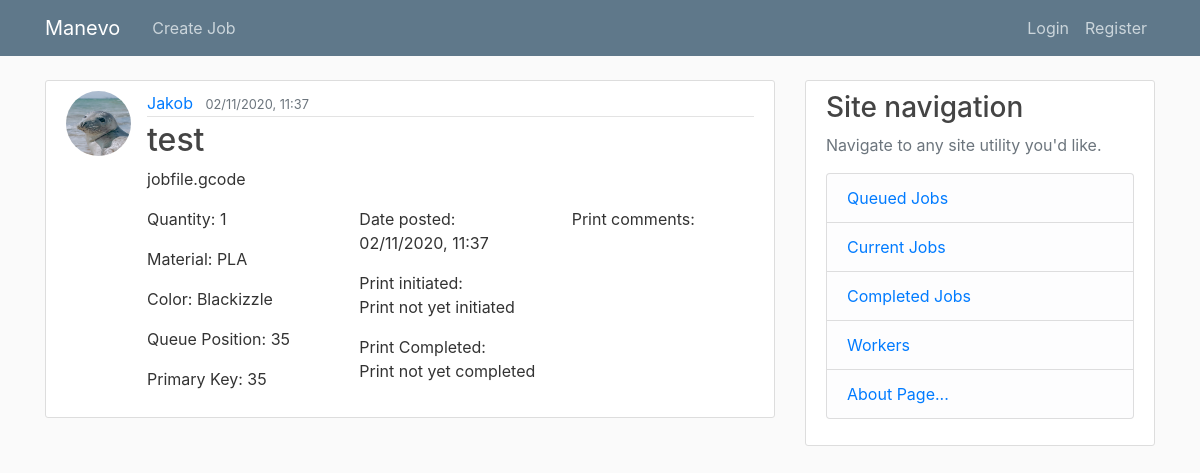
/job/35, run on the app's committed database.
### hub/models.py (models this page shows, shortened)
class User(db.Model, UserMixin):
    id = db.Column(db.Integer, primary_key=True)
    username = db.Column(db.String(20), unique=True, nullable=False)
    email = db.Column(db.String(120), unique=True, nullable=False)
    image_file = db.Column(db.String(20), nullable=False, default='default.jpg')
    password = db.Column(db.String(60), nullable=False)
    jobs = db.relationship('Job', backref='user')
    workers = db.relationship('Worker', backref='user')

class Job(db.Model):
    id = db.Column(db.Integer, primary_key=True) # Primary key for job
    uploadID = db.Column(db.Integer, unique=False) # ID for uploads - used for quantity settings
    groupID = db.Column(db.Integer, unique=False) # ID to group different jobs
    queuePosition = db.Column(db.Integer) # Number used to sort job queue positions
    title = db.Column(db.String, nullable=False) # Arbitrary name of the job given by user
    code = db.Column(db.String, nullable=False) # Filename of uploaded GCode
    color = db.Column(db.String, nullable=False) # Color of filament used
    material = db.Column(db.String, nullable=False) # Filament material
    datePosted = db.Column(db.DateTime, nullable=False, default=datetime.now()) # Date job is posted
    datePrintStart = db.Column(db.DateTime, nullable=True) # Date job is initiated
    datePrintFinish = db.Column(db.DateTime, nullable=True) # Date job is completed
    qty = db.Column(db.Integer, nullable=False) # Job multiplier - this column will be deleted in later versions
    comment = db.Column(db.Text, nullable=True) # Comment by user regarding job
    status = db.Column(db.String, nullable=False) # Status of print - In queue, printed, completed, ect.
    printerID = db.Column(db.Integer, db.ForeignKey('worker.id')) # ID used to assign job or refer job to the used printer
    userID = db.Column(db.Integer, db.ForeignKey('user.id'), nullable=False) # ID used to assign job or refer job to the used printer

### hub/routes.py (the view)
@app.route("/job/<int:job_id>")
def job(job_id):
    job = Job.query.get_or_404(job_id)
    return render_template('job.html', title='Edit ' + job.title, job=job)

### hub/templates/job.html (shortened to what this page needs)
{% extends "layout.html" %}
{% block content %}
  <article class="media content-section">
    <img class="rounded-circle article-img" src="{{url_for('static', filename='profile_pics/' + job.user.image_file)}}">
    <div class="media-body">
      <div class="article-metadata">
        <a class="mr-2" href="#">{{ job.user.username }}</a>
        <small class="text-muted">{{ job.datePosted.strftime('%d/%m/%Y, %H:%M') }}</small>
      </div>
      <h2 class="article-title">{{ job.title }}</h2>
      <p class="article-content">{{ job.code }}</p>
      <div class="">
        <div class="row">
          <div class="col-sm">
            <p>Quantity: {{ job.qty }}</p>
            <p>Material: {{ job.material }}</p>
            <p>Color: {{ job.color }}</p>
            <p>Queue Position: {{job.queuePosition}}</p>
            <p>Primary Key: {{job.id}}</p>
          </div>
          <div class="col-sm">
            <p>Date posted: {{job.datePosted.strftime('%d/%m/%Y, %H:%M')  }}</p>
            {% if job.datePrintStart %}
              <p>Print initiated: <br>{{job.datePrintStart.strftime('%d/%m/%Y, %H:%M') }}</p>
            {% else %}
              <p>Print initiated: <br>Print not yet initiated</p>
            {% endif %}
            {% if job.datePrintStart %}
              <p>Print Completed: <br>{{job.datePrintFinish.strftime('%d/%m/%Y, %H:%M') }}</p>
            {% else %}
              <p>Print Completed: <br>Print not yet completed</p>
            {% endif %}
          </div>
          <div class="col-sm">
            <p>Print comments:</p>
          </div>
        </div>
      </div>
    </div>
  </article>
{% endblock content%}

### hub/static/main.css (style rules this page uses)
body { background: #fafafa; color: #333333; margin-top: 5rem; }
h1, h2, h3, h4, h5, h6 { color: #444444; }
.content-section { background: #ffffff; padding: 10px 20px; border: 1px solid #dddddd; border-radius: 3px; margin-bottom: 20px; }
.article-title { color: #444444; }
.article-content { white-space: pre-line; }
.article-img { height: 65px; width: 65px; margin-right: 16px; }
.article-metadata { padding-bottom: 1px; margin-bottom: 4px; border-bottom: 1px solid #e3e3e3 }

### data on the page
User: image_file (placeholder picture), user.username "Jakob"
Job: datePosted "02/11/2020, 11:37", title "test", code "jobfile.gcode", qty "1", material "PLA", color "Blackizzle", queuePosition "35", id "35"
